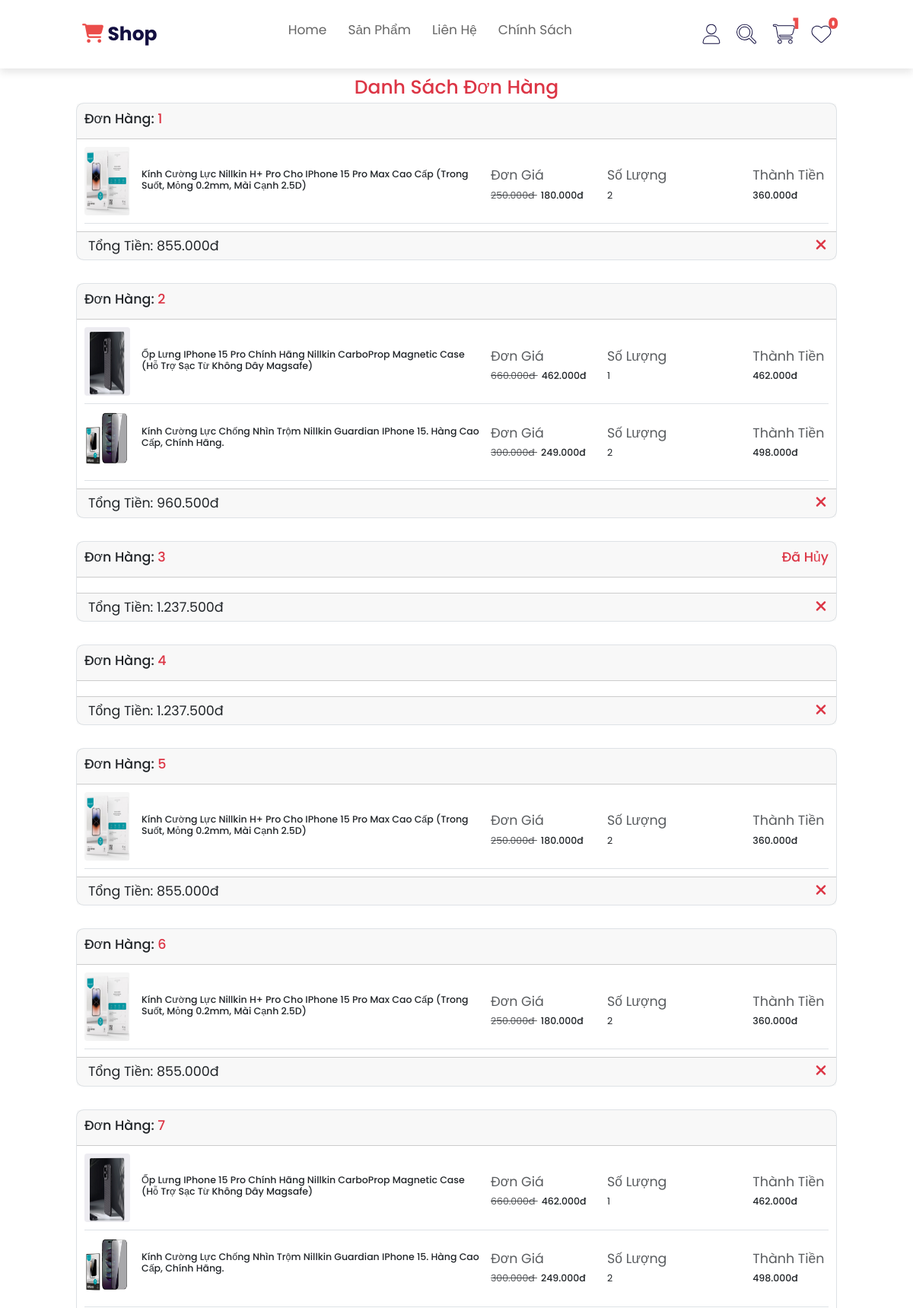
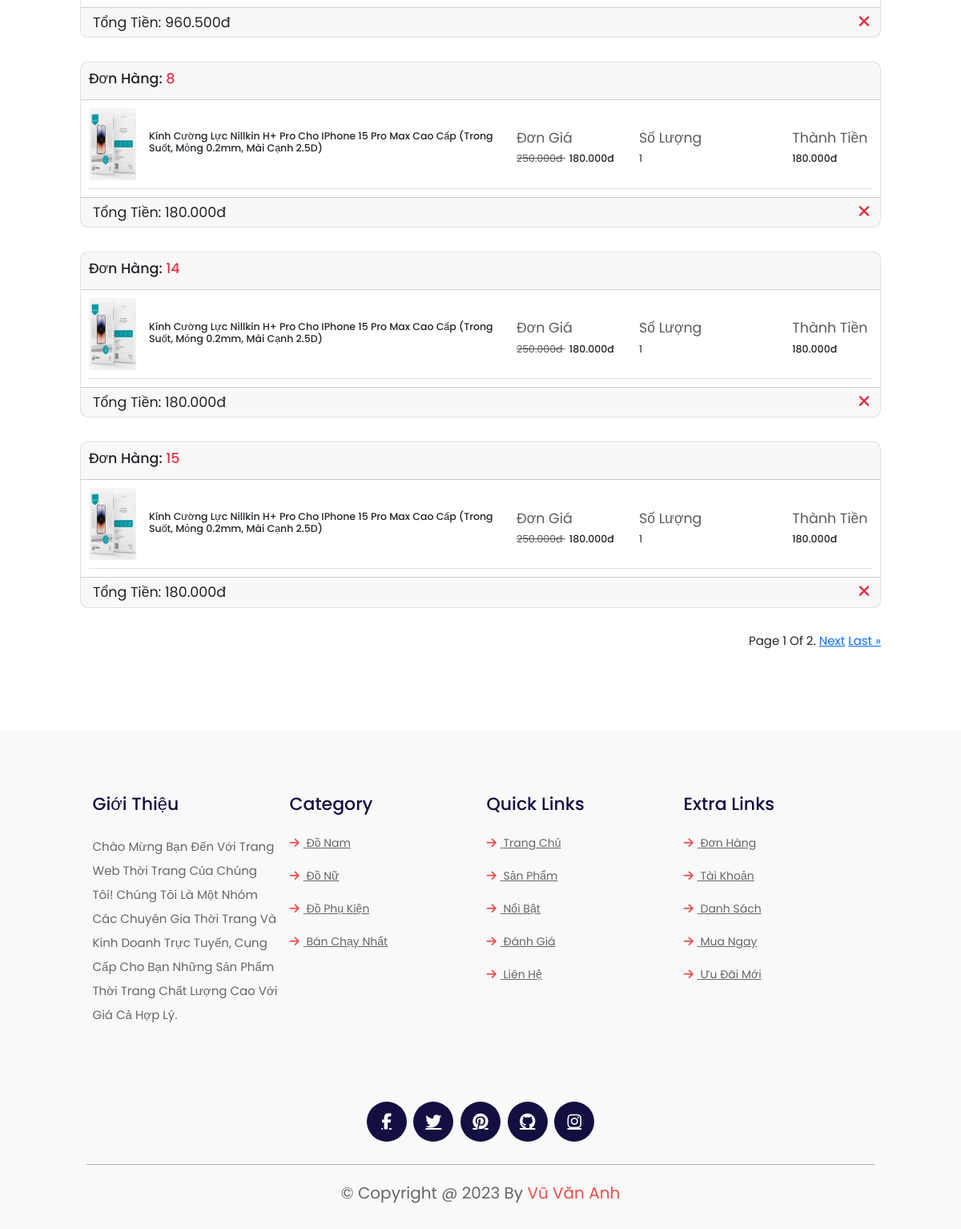
The app's page /user/order (signed in) with its own data (2 pictures, top to bottom).
### WebApp/models.py (models this page shows)
class Orders(models.Model):
    UserID = models.ForeignKey(User, on_delete=models.CASCADE, related_name="orders")
    TotalAmount = models.BigIntegerField()
    PhoneNumber = models.CharField(max_length=10, default="")
    Address = models.CharField(max_length=255, default="")
    IsCancelled = models.BooleanField(default=False)
    IsPaid = models.BooleanField(default=False)
    OrderDate = models.DateTimeField(auto_now_add=True)

class OrderDetails(models.Model):
    OrderID = models.ForeignKey(
        Orders, on_delete=models.CASCADE, related_name="order_details"
    )
    AccessoryID = models.ForeignKey(
        Accessories, on_delete=models.CASCADE, related_name="order_details"
    )
    Quantity = models.IntegerField()
    UnitPrice = models.BigIntegerField()

class Accessories(models.Model):
    Name = models.CharField(max_length=100)
    Price = models.BigIntegerField()
    Discount = models.IntegerField()
    Image = models.ImageField(upload_to="static/images/product/")
    Description = models.CharField(max_length=255)
    CategoryID = models.ForeignKey(
        Categories, on_delete=models.CASCADE, related_name="accessories"
    )

### WebApp/views.py (the view)
# urls.py: path("user/order", views.viewOrder, name="view_user_order"),
def viewOrder(request):
    all_orders = Orders.objects.filter(UserID=request.user.id)
    for order in all_orders:
        order_details = OrderDetails.objects.filter(OrderID=order)
        order.order_details.set(order_details)
    paginator = Paginator(all_orders, 10)
    page_number = request.GET.get("page")
    page_obj = paginator.get_page(page_number)
    data = {
        "orders": page_obj,
    }
    return render(request, "pages/user_order.html", data)

### WebApp/templatetags/custom_filters.py (called while the page is built)
@register.filter
def format_currency(value):
    try:
        numeric_value = int(value)
        return f"{numeric_value:,.0f}đ".replace(",", ".")
    except ValueError:
        return value

@register.filter
def format_discounted_price(price, discount):
    try:
        discounted_price = price * (100 - discount) / 100
        return f"{discounted_price:,.0f}đ".replace(",", ".")
    except (ValueError, TypeError):
        return price

@register.filter
def format_discounted_price_quantity(orderDetail):
    try:
        discounted_price = (
            orderDetail.AccessoryID.Price
            * (100 - orderDetail.AccessoryID.Discount)
            / 100
        ) * orderDetail.Quantity
        return f"{discounted_price:,.0f}đ".replace(",", ".")
    except (ValueError, TypeError):
        return price

@register.filter
def obfuscate_email(email):
    if "@" not in email:
        return email
    local_part, domain = email.split("@")
    if len(local_part) < 2:
        return email
    return f"{local_part[0]}********{local_part[-1]}@{domain}"

### WebApp/templatetags/custom_tags.py (called while the page is built)
@register.inclusion_tag("partials/navbar.html")
def load_navbar():
    parent_categories = ParentCategories.objects.prefetch_related("categories").all()
    return {"parent_categories": parent_categories}

@register.inclusion_tag("partials/userBox.html", takes_context=True)
def loadUserBox(context):
    request = context["request"]
    return {"user": request.user}

@register.inclusion_tag("partials/cartQuantity.html", takes_context=True)
def loadCartQuantity(context):
    request = context.get("request")
    if request and request.user.is_authenticated:
        cart_items = Cart.objects.filter(UserID=request.user)
        total_num = sum(item.Quantity for item in cart_items)
        return {"total_num": total_num}
    else:
        return {"total_num": 0}

@register.inclusion_tag("partials/heartQuantity.html", takes_context=True)
def loadHeartQuantity(context):
    return {"total_num": 0}

### WebApp/templates/pages/user_order.html (shortened to what this page needs)
{% extends "layouts/userLayout.html" %}
{% load static %}
{% load custom_filters %}
{% block content %}
<div class="container" style="display: unset;padding: 10rem;">
    <div class="row text-danger text-center">
        <h1 class="">Danh sách đơn hàng</h1>
    </div>
    {% if orders|length == 0 %}
    <h2 class="text-info text-center">Bạn chưa có đơn hàng nào</h2>
    {% else %}
    {% for order in orders %}
    <div class="row mb-5">
        <div class="col-12">
            <div class="card border rounded rounded-4 shadow-none fs-3">
                <div class="card-header p-3">
                    <div class="d-flex justify-content-between align-items-center">
                        <h3>Đơn hàng: <span class="text-danger">{{order.id}}</span></h3>
                        {% if order.IsCancelled %}
                        <h3 class="text-danger">Đã hủy</h3>
                        {% endif %}
                    </div>
                </div>
                <div class="card-body">
                    {% for orderDetail in order.order_details.all %}
                    <div class="d-flex align-items-start border-bottom pb-3">
                        <div class="me-4">
                            <img src="{{orderDetail.AccessoryID.Image.url}}" alt="" class="rounded"
                                style="height: 9rem;width: 6rem;">
                        </div>
                        <div class="flex-grow-1 align-self-center overflow-hidden row">
                            <div class="col-6 d-flex align-items-center">
                                <h5 class="text-wrap font-size-18">
                                    <a href="product_detail/{{ orderDetail.AccessoryID..id }}"
                                        class="text-dark text-decoration-none">{{orderDetail.AccessoryID.Name}}</a>
                                </h5>
                            </div>
                            <div class="flex-grow-1 align-self-center overflow-hidden col-6">
                                <div class="row">
                                    <div class="col-md-4">
                                        <div class="mt-3">
                                            <p class="text-muted mb-2">Đơn giá</p>
                                            <h5 class="mb-0 mt-2">
                                                <span class="text-muted me-2">
                                                    <del class="font-size-16 fw-normal text-decoration-line-through">
                                                        {{ orderDetail.AccessoryID.Price|format_currency }}
                                                    </del>
                                                </span>
                                                {{orderDetail.AccessoryID.Price|format_discounted_price:orderDetail.AccessoryID.Discount}}
                                            </h5>
                                        </div>
                                    </div>
                                    <div class="col-md-5">
                                        <div class="mt-3">
                                            <p class="text-muted mb-2">Số lượng</p>
                                            <h5 class="mb-0 mt-2">
                                                <del class="font-size-16 fw-normal">{{orderDetail.Quantity}}</del>
                                            </h5>
                                        </div>
                                    </div>
                                    <div class="col-md-3">
                                        <div class="mt-3">
                                            <p class="text-muted mb-2">Thành tiền</p>
                                            <h5>
                                                {{ orderDetail|format_discounted_price_quantity }}
                                            </h5>
                                        </div>
                                    </div>
                                </div>
                            </div>
                        </div>
                    </div>
                    {% endfor %}
                </div>
                <div class="card-footer">
                    <div class="d-flex justify-content-between ms-2">
                        <div>Tổng tiền: <span>{{order.TotalAmount|format_currency}}</span></div>
                        <ul class="list-inline mb-0 font-size-16">
                            <li class="list-inline-item">
                                <a href="#" class="text-muted px-1"
                                    onclick="cancelOrder({{ order.id }},'{{ order.IsPaid}}','{{ order.IsCancelled}}')">
                                    <i class="fa fa-xmark text-danger fs-2"></i>
                                </a>
                            </li>
                        </ul>
                    </div>
                </div>
            </div>
        </div>
    </div>
    {% endfor %}
    <div class="pagination d-flex justify-content-end fs-4">
        <span class="step-links">
            <span class="current">
                Page {{ orders.number }} of {{ orders.paginator.num_pages }}.
            </span>
            {% if orders.has_next %}
            <a href="?page={{ orders.next_page_number }}">Next</a>
            <a href="?page={{ orders.paginator.num_pages }}">Last &raquo;</a>
            {% endif %}
        </span>
    </div>
    {% endif %}
</div>
{% endblock %}

### static/style.css (style rules this page uses)
* { font-family: "Poppins", sans-serif; margin: 0; padding: 0; box-sizing: border-box; outline: none; border: none; text-decoration: none; text-transform: capitalize; transition: 0.2s linear; }
html { font-size: 62.5%; scroll-behavior: smooth; scroll-padding-top: 7rem; overflow-x: hidden; }
.container { display: flex; flex-wrap: wrap; gap: 1.5rem; padding-top: 5rem; padding-bottom: 5rem; justify-content: center; }

### records on screen
Orders: id "1", TotalAmount "855.000đ"
OrderDetails: AccessoryID.Image (picture), AccessoryID.Name "Kính Cường Lực Nillkin H+ Pro Cho IPhone 15 Pro Max Cao Cấp (Trong Suốt, Mỏng 0.2mm, Mài Cạnh 2.5D)", AccessoryID.Price "250.000đ", AccessoryID.Price "180.000đ", Quantity "2", AccessoryID+Quantity "360.000đ"
Orders: id "2", TotalAmount "960.500đ"
OrderDetails: AccessoryID.Image (picture), AccessoryID.Name "Ốp Lưng IPhone 15 Pro Chính Hãng Nillkin CarboProp Magnetic Case (Hỗ Trợ Sạc Từ Không Dây Magsafe)", AccessoryID.Price "660.000đ", AccessoryID.Price "462.000đ", Quantity "1", AccessoryID+Quantity "462.000đ"
OrderDetails: AccessoryID.Image (picture), AccessoryID.Name "Kính Cường Lực Chống Nhìn Trộm Nillkin Guardian IPhone 15. Hàng Cao Cấp, Chính Hãng.", AccessoryID.Price "300.000đ", AccessoryID.Price "249.000đ", Quantity "2", AccessoryID+Quantity "498.000đ"
Orders: id "3", IsCancelled "Đã Hủy", TotalAmount "1.237.500đ"
Orders: id "4", TotalAmount "1.237.500đ"
Orders: id "5", TotalAmount "855.000đ"
OrderDetails: AccessoryID.Image (picture), AccessoryID.Name "Kính Cường Lực Nillkin H+ Pro Cho IPhone 15 Pro Max Cao Cấp (Trong Suốt, Mỏng 0.2mm, Mài Cạnh 2.5D)", AccessoryID.Price "250.000đ", AccessoryID.Price "180.000đ", Quantity "2", AccessoryID+Quantity "360.000đ"
Orders: id "6", TotalAmount "855.000đ"
OrderDetails: AccessoryID.Image (picture), AccessoryID.Name "Kính Cường Lực Nillkin H+ Pro Cho IPhone 15 Pro Max Cao Cấp (Trong Suốt, Mỏng 0.2mm, Mài Cạnh 2.5D)", AccessoryID.Price "250.000đ", AccessoryID.Price "180.000đ", Quantity "2", AccessoryID+Quantity "360.000đ"
Orders: id "7", TotalAmount "960.500đ"
OrderDetails: AccessoryID.Image (picture), AccessoryID.Name "Ốp Lưng IPhone 15 Pro Chính Hãng Nillkin CarboProp Magnetic Case (Hỗ Trợ Sạc Từ Không Dây Magsafe)", AccessoryID.Price "660.000đ", AccessoryID.Price "462.000đ", Quantity "1", AccessoryID+Quantity "462.000đ"
OrderDetails: AccessoryID.Image (picture), AccessoryID.Name "Kính Cường Lực Chống Nhìn Trộm Nillkin Guardian IPhone 15. Hàng Cao Cấp, Chính Hãng.", AccessoryID.Price "300.000đ", AccessoryID.Price "249.000đ", Quantity "2", AccessoryID+Quantity "498.000đ"
Orders: id "8", TotalAmount "180.000đ"
OrderDetails: AccessoryID.Image (picture), AccessoryID.Name "Kính Cường Lực Nillkin H+ Pro Cho IPhone 15 Pro Max Cao Cấp (Trong Suốt, Mỏng 0.2mm, Mài Cạnh 2.5D)", AccessoryID.Price "250.000đ", AccessoryID.Price "180.000đ", Quantity "1", AccessoryID+Quantity "180.000đ"
Orders: id "14", TotalAmount "180.000đ"
OrderDetails: AccessoryID.Image (picture), AccessoryID.Name "Kính Cường Lực Nillkin H+ Pro Cho IPhone 15 Pro Max Cao Cấp (Trong Suốt, Mỏng 0.2mm, Mài Cạnh 2.5D)", AccessoryID.Price "250.000đ", AccessoryID.Price "180.000đ", Quantity "1", AccessoryID+Quantity "180.000đ"
Orders: id "15", TotalAmount "180.000đ"
OrderDetails: AccessoryID.Image (picture), AccessoryID.Name "Kính Cường Lực Nillkin H+ Pro Cho IPhone 15 Pro Max Cao Cấp (Trong Suốt, Mỏng 0.2mm, Mài Cạnh 2.5D)", AccessoryID.Price "250.000đ", AccessoryID.Price "180.000đ", Quantity "1", AccessoryID+Quantity "180.000đ"

### other values on screen
{{ total_num }} "1"
{{ total_num }} "0"
{{ orders.number }} "1"
{{ orders.paginator.num_pages }} "2"
